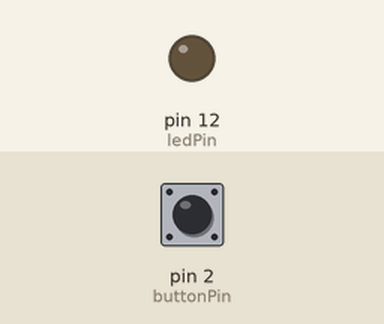
This sketch was run on a simulated Arduino Uno, built with avr-gcc and run on an emulated ATmega328P. Shown: output pins drawn as LEDs (lit = HIGH). Dashed ring = blinking. The inputs (shaded band) are chosen by the test bench; at power-on: pin 2 (buttonPin) LOW.

Above: at 1.2 s.
1.3 s: pin 2 (buttonPin) pulled HIGH for 1 s
At 2.6 s:
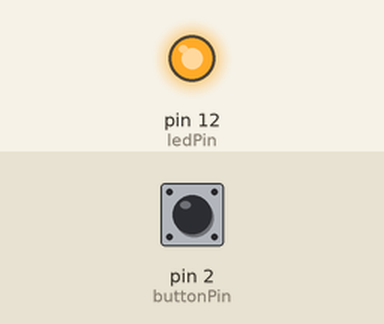
3.8 s: pin 2 (buttonPin) pulled HIGH for 0.15 s
At 5.1 s:
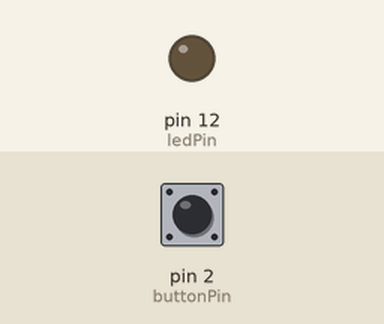
5.5 s: pin 2 (buttonPin) pulled HIGH for 3.2 s
At 5.8 s:
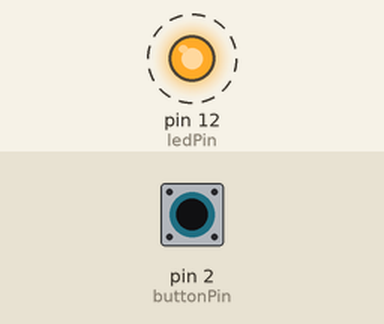
Timing chart, 0 to 10.2 s (numbered marks = the images above; inputs shaded):
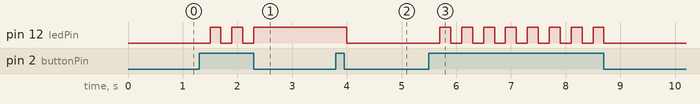

The sketch:

Pulsador_Memoria.ino
```cpp
/*
 * Pulsador con Memoria
 Pulsador para controlar un LED con memoria

 Pulsador pin 2
 LED pin 12

 * Noviembre de 2017
 * Jose Pujol
 */
// constantes que no cambian se usan para establecer los pines
const int buttonPin = 2;     // el numero del pin del pulsador
const int ledPin = 12;       // el numero de pin del led

// variables que cambian
int ledState = LOW;         // Estado actual del led apagado
int buttonState = 0;        // variable para almacenar el estado del pulsador

void setup() {
  // inicializa los pines como entradas y salidas
  pinMode(buttonPin, INPUT);
  pinMode(ledPin, OUTPUT);
}

void loop() {
  // lee el estado del pulsador y lo almacena en variable
  buttonState = digitalRead(buttonPin);

  // revisa si el pulsador esta presionado
  if (buttonState == HIGH) {
    // si el estado del led es bajo
    if (ledState == LOW) {
      ledState = HIGH;  // lo establece como alto
    }
    // en caso contario lo establece como bajo
    else {
      ledState = LOW;
    }
    // tiempo que evita que el programa siga cumpliendo la condicion
    delay(200);
  }
  // establece el estado del LED:
  digitalWrite(ledPin, ledState);
}
```

Measured:
- after the input at 1.3 s, pin 12 (ledPin): alternates HIGH for 0.20 s and LOW for 0.20 s, 5 changes in all, then stays HIGH, starting after 0.20 s
- after the input at 3.8 s, pin 12 (ledPin): HIGH → LOW after 0.20 s
- after the input at 5.5 s, pin 12 (ledPin): alternates HIGH for 0.20 s and LOW for 0.20 s, 16 changes in all, then stays LOW, starting after 0.20 s
